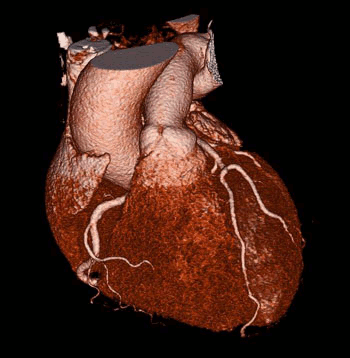
%> input picture Practica1/cta_scan_index.bmp, 350 x 358 px
$ octave practica2_prueba.m   (GNU Octave 9; MATLAB toolbox functions it lacks are replaced by stand-ins)
%> lines starting %> are read from the running program, lines starting %| are printed output that depends on the picture; in (x1, y1, x2, y2) boxes, pixels count from 0 and x2, y2 are one past the last pixel; in counts of white or black regions, pixels touching at a corner belong together; the program's own positions count from 1
clc
clear all
x=imread('cta_scan_index.bmp');
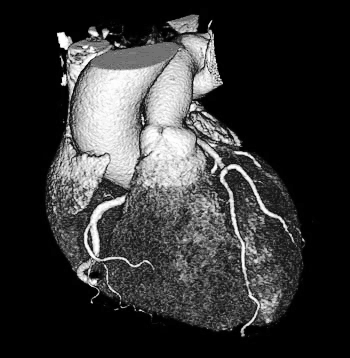
%> x: size 358x350 uint8; min 0, max 255, mean 53.3
y=im2bw(x);
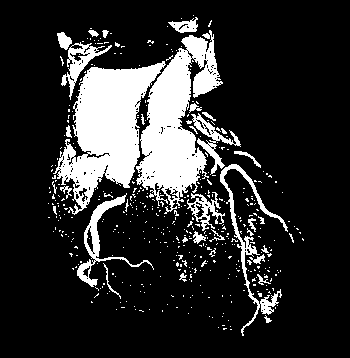
%> y: size 358x350 logical; 18% white; 430 white regions (395 under 20 px), largest, box (x1, y1, x2, y2) and area: (53, 61, 166, 215) 8045, (136, 30, 223, 214) 7438, (220, 164, 288, 336) 1348

figure(20)
imshow(y)
%x=rgb2gray(x);
num=input('enter the dimension of the bayer matrix 2 or 4 or 8 or 16' );
%> the answer given: 3
x=imresize(x,[512 512]);
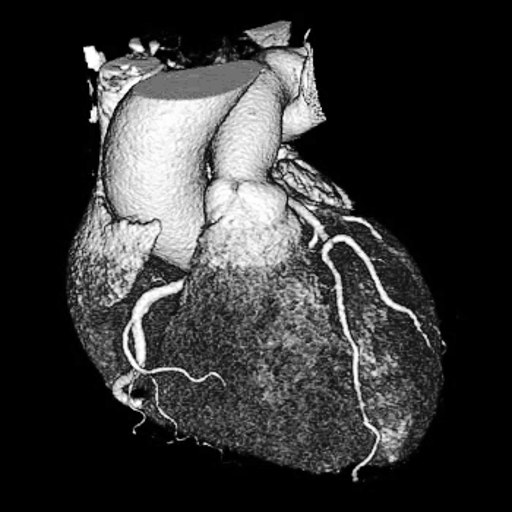
%> x: size 512x512 uint8; min 0, max 255, mean 53.3
figure(1)
imshow(x)
B2=[1 2; 3 0];
M=num*num;
B4=[4*B2+1 4*B2+2; 4*B2+3 4*B2+0];
B8=[4*B4+1 4*B4+2; 4*B4+3 4*B4+0];
B16=[4*B8+1 4*B8+2; 4*B8+3 4*B8+0];
B=[0 1; 2 3];

%%
%T=round((255.*(B+0.5))/4);
%T=[32 223;159 96]
if num==2
    B=B2;
elseif num==4
    B=B4;
elseif num==8
    B=B8;
elseif num==16
    B=B16;
else
    fprint('wrong value for bayer matrix');
%> (this line was passed over: fprint is not available in this run)
end
T=round(255*(B+0.5)/M);
[m n]=size(x);
%> m = 512; n = 512
y=zeros(512,512);
c=0;
h=(512/num)-1;
for f=0:1:h
for e=0:1:h
        c=c+1;
        for u=0:num-1
            for q=0:num-1
            r=(num*e)+1+u;
            d=(num*f)+1+q;
%> (the run ends here)
